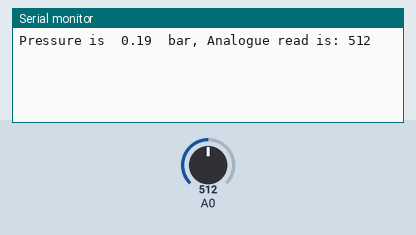
A sketch run on a simulated Arduino Uno, built with avr-gcc and run on an emulated ATmega328P. Parts: the last lines printed to the serial monitor. Inputs (shaded band) come from the test bench; at power-on: A0 = 512.

Above: at 1.2 s.
1.3 s: A0 set to 716
At 2.6 s:
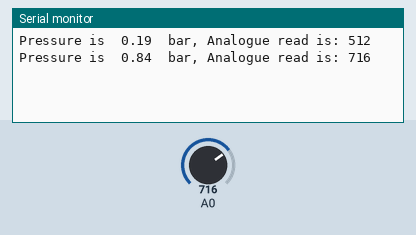
2.8 s: A0 set to 900
At 4.6 s:
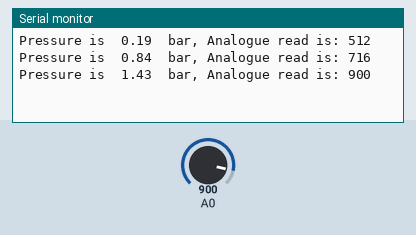
Timing chart, 0 to 6.1 s (numbered marks = the images above; inputs shaded):
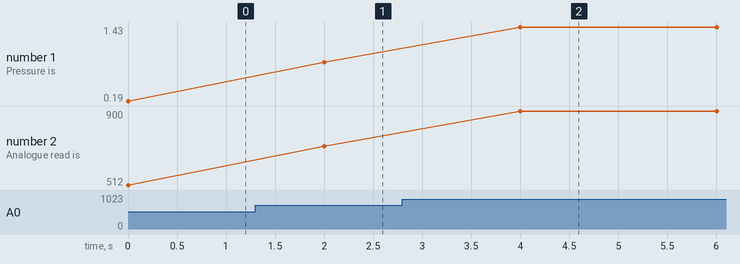

Measured:
- after the input at 1.3 s, the serial monitor: prints a new line after 0.70 s (image 1)
- after the input at 2.8 s, the serial monitor: prints a new line after 1.2 s (image 2)
- plotted number 1: 0.19 → 0.84 after the input at 1.3 s, 0.84 → 1.43 after the input at 2.8 s
- plotted number 2: 512 → 716 after the input at 1.3 s, 716 → 900 after the input at 2.8 s

The sketch:

pressure_sens_test.ino
```cpp
int offset = 454; // zero pressure calibrate
int fullScale = 4096; // max pressure calibrate
float pressure; // final pressure
float vacuum;

void setup() {
  Serial.begin(9600);
}

void loop() {
  vacuum = (analogRead(14) - offset) * 11.6376 / (fullScale - offset);
  pressure = (analogRead(14) - offset) * 6.89476  / (fullScale - offset); // pressure conversion
  Serial.print("Pressure is  ");
  Serial.print(vacuum);
  Serial.print("  bar, ");
  Serial.print("Analogue read is: ");
  Serial.println(analogRead(14));
  delay(2000);
}
```
